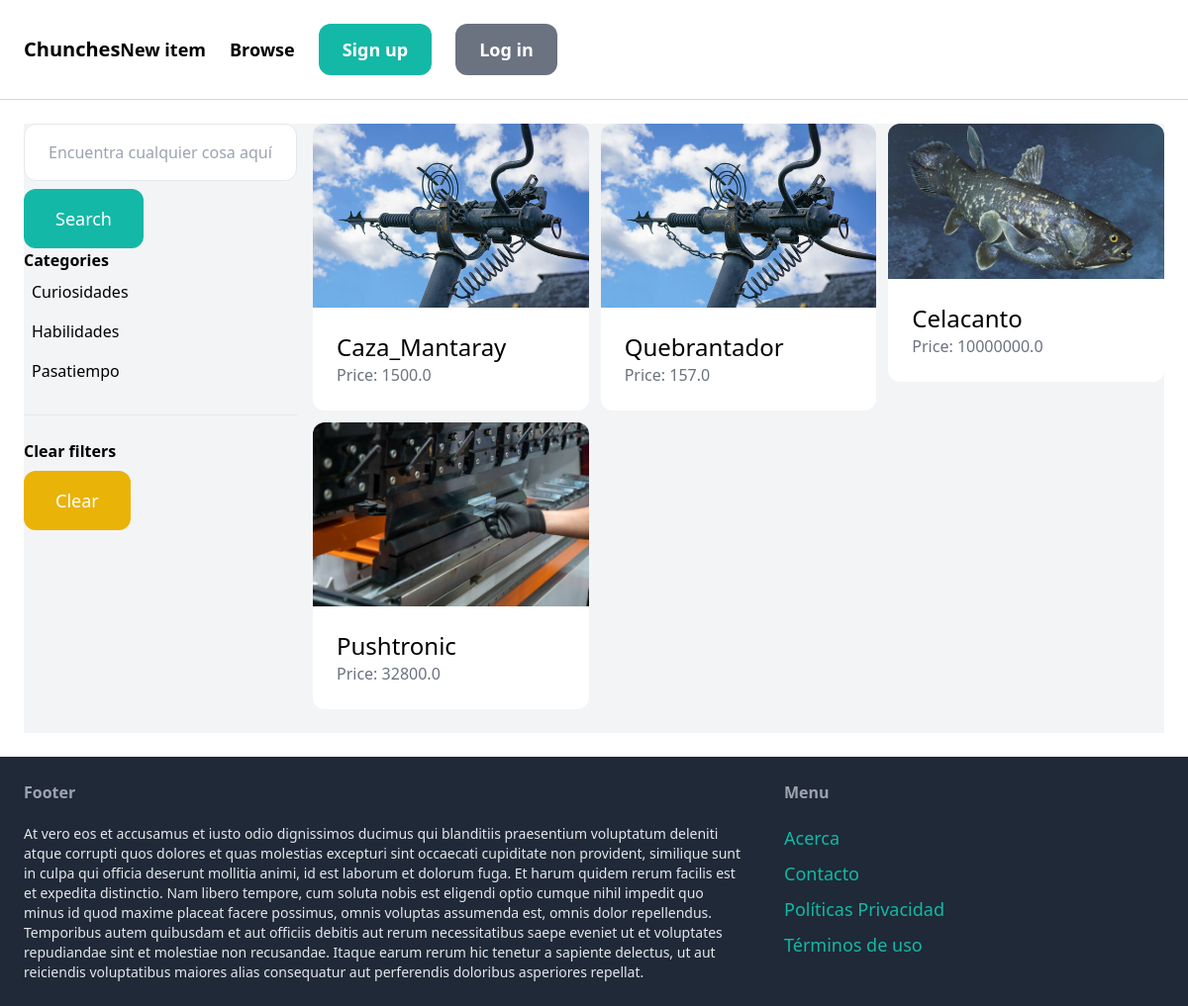
The app's page /items/ with its own data.
### item/models.py (models this page shows, shortened)
class Category(models.Model):
    name = models.CharField(max_length=255)
    class Meta:
        ordering = ('name',)
        verbose_name_plural = 'Categories'

class Item(models.Model):
     category = models.ForeignKey(Category, related_name='items', on_delete=models.CASCADE)
     name = models.CharField(max_length=255)
     description = models.TextField(blank=True, null=True)
     price = models.FloatField()
     image = models.ImageField(upload_to='item_images', blank=True, null=True )
     is_sold = models.BooleanField(default=False)
     created_by = models.ForeignKey(User, related_name='items', on_delete=models.CASCADE )
     created_at=models.DateTimeField(auto_now_add=True)

### item/views.py (the view)
# urls.py: path('items/', include('item.urls')),
def items(request):
    query = request.GET.get('query', '')
    category_id =  request.GET.get('category', 0)
    categories = Category.objects.all()
    items=Item.objects.filter(is_sold=False)
    if category_id:
        items = items.filter(category_id=category_id)
    if query:
        items = items.filter(Q(name__icontains=query) | Q(description__icontains=query))
    return render(request, 'item/items.html', {
        'items': items,
        'query': query,
        'categories': categories,
        'category_id': int(category_id)
    })

### item/templates/item/items.html (shortened to what this page needs)
{% extends 'core/base.html' %}
{% block content %}
    <div class="pb-6 grid grid-cols-4 gap-4 bg-gray-100">
        <div class="col-span-1">
            <form merthod="get" action="{% url 'item:items' %}">
                <input name="query" class="w-full py-4 px-6 border rounded-xl" type="text" value="{{ query }}" placeholder="Encuentra cualquier cosa aquí...">
                <button class="mt-2 py-4 px-8 text-lg bg-teal-500 text text-white rounded-xl">Search</button>
                </form>
            <p class="font-semibold">Categories</p>
            <ul>
                {% for category in categories %}
                    <li class="py-2 px-2 rounded-xl{% if category.id == category_id %} bg-gray-200{% endif %}">
                        <a href="{% url 'item:items' %}?query={{ query }}&category={{ category.id }}">{{ category.name }}</a>
                    </li>
                {% endfor %}
            </ul>
            <hr class="my-6">
            <p class="font-semibold">Clear filters</p>
            <ul>
                <li><a href="{% url 'item:items' %}" class="mt-2 py-4 px-8 inline-block bg-yellow-500 text-lg rounded-xl text-white">Clear</a>
        </div>
        <div class="col-span-3">
            <div class="grid grid-cols-3 gap-3">
                {% for item in items %}
                <div>
                    <a href="{% url 'item:detail' item.id %}">
                        <div>
                            <img src="{{ item.image.url }}" class="rounded-t-xl" alt="">
                        </div>
                        <div class="p-6 bg-white rounded-b-xl">
                            <h2 class="text-2xl">{{ item.name }}</h2>
                            <p class="text-gray-500">Price: {{ item.price }}</p>
                        </div>
                    </a>
                </div>
                {% endfor %}
            </div>
        </div>
    </div>
{% endblock %}

### records on screen
Category: name "Curiosidades"
Category: name "Habilidades"
Category: name "Pasatiempo"
Item: image (picture), name "Caza_Mantaray", price "1500.0"
Item: image (picture), name "Quebrantador", price "157.0"
Item: image (picture), name "Celacanto", price "10000000.0"
Item: image (picture), name "Pushtronic", price "32800.0"
